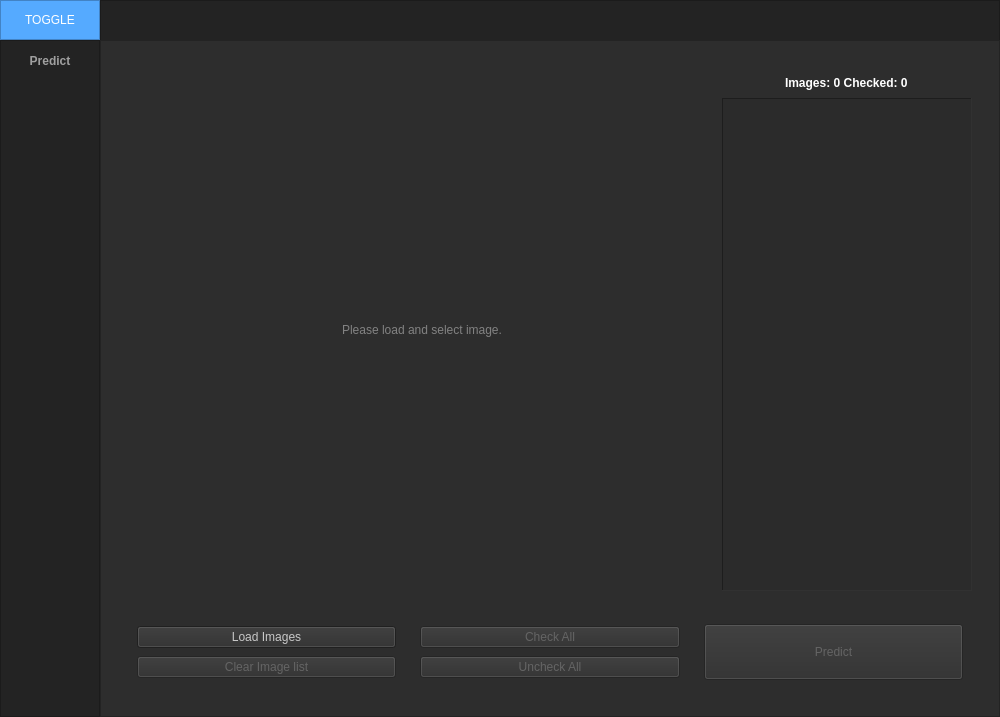
<?xml version="1.0" encoding="UTF-8"?>
<ui version="4.0">
 <class>MainWindow</class>
 <widget class="QMainWindow" name="MainWindow">
  <property name="geometry">
   <rect>
    <x>0</x>
    <y>0</y>
    <width>1000</width>
    <height>717</height>
   </rect>
  </property>
  <property name="minimumSize">
   <size>
    <width>1000</width>
    <height>500</height>
   </size>
  </property>
  <property name="windowTitle">
   <string>FractureArea</string>
  </property>
  <property name="styleSheet">
   <string notr="true">background-color: rgb(45, 45, 45);</string>
  </property>
  <widget class="QWidget" name="centralwidget">
   <layout class="QVBoxLayout" name="verticalLayout">
    <property name="spacing">
     <number>0</number>
    </property>
    <property name="leftMargin">
     <number>0</number>
    </property>
    <property name="topMargin">
     <number>0</number>
    </property>
    <property name="rightMargin">
     <number>0</number>
    </property>
    <property name="bottomMargin">
     <number>0</number>
    </property>
    <item>
     <widget class="QFrame" name="Top_Bar">
      <property name="maximumSize">
       <size>
        <width>16777215</width>
        <height>40</height>
       </size>
      </property>
      <property name="styleSheet">
       <string notr="true">background-color: rgb(35, 35, 35);</string>
      </property>
      <property name="frameShape">
       <enum>QFrame::NoFrame</enum>
      </property>
      <property name="frameShadow">
       <enum>QFrame::Raised</enum>
      </property>
      <layout class="QHBoxLayout" name="horizontalLayout">
       <property name="spacing">
        <number>0</number>
       </property>
       <property name="leftMargin">
        <number>0</number>
       </property>
       <property name="topMargin">
        <number>0</number>
       </property>
       <property name="rightMargin">
        <number>0</number>
       </property>
       <property name="bottomMargin">
        <number>0</number>
       </property>
       <item>
        <widget class="QFrame" name="frame_toggle">
         <property name="maximumSize">
          <size>
           <width>100</width>
           <height>40</height>
          </size>
         </property>
         <property name="styleSheet">
          <string notr="true">background-color: rgb(85, 170, 255);</string>
         </property>
         <property name="frameShape">
          <enum>QFrame::StyledPanel</enum>
         </property>
         <property name="frameShadow">
          <enum>QFrame::Raised</enum>
         </property>
         <layout class="QVBoxLayout" name="verticalLayout_2">
          <property name="spacing">
           <number>0</number>
          </property>
          <property name="leftMargin">
           <number>0</number>
          </property>
          <property name="topMargin">
           <number>0</number>
          </property>
          <property name="rightMargin">
           <number>0</number>
          </property>
          <property name="bottomMargin">
           <number>0</number>
          </property>
          <item>
           <widget class="QPushButton" name="btn_Toggle">
            <property name="sizePolicy">
             <sizepolicy hsizetype="Expanding" vsizetype="Expanding">
              <horstretch>0</horstretch>
              <verstretch>0</verstretch>
             </sizepolicy>
            </property>
            <property name="styleSheet">
             <string notr="true">color: rgb(255, 255, 255);
border: 0px solid;</string>
            </property>
            <property name="text">
             <string>TOGGLE</string>
            </property>
           </widget>
          </item>
         </layout>
        </widget>
       </item>
       <item>
        <widget class="QFrame" name="frame_top">
         <property name="minimumSize">
          <size>
           <width>0</width>
           <height>70</height>
          </size>
         </property>
         <property name="frameShape">
          <enum>QFrame::StyledPanel</enum>
         </property>
         <property name="frameShadow">
          <enum>QFrame::Raised</enum>
         </property>
        </widget>
       </item>
      </layout>
     </widget>
    </item>
    <item>
     <widget class="QFrame" name="Content">
      <property name="frameShape">
       <enum>QFrame::NoFrame</enum>
      </property>
      <property name="frameShadow">
       <enum>QFrame::Raised</enum>
      </property>
      <layout class="QHBoxLayout" name="horizontalLayout_2">
       <property name="spacing">
        <number>0</number>
       </property>
       <property name="leftMargin">
        <number>0</number>
       </property>
       <property name="topMargin">
        <number>0</number>
       </property>
       <property name="rightMargin">
        <number>0</number>
       </property>
       <property name="bottomMargin">
        <number>0</number>
       </property>
       <item>
        <widget class="QFrame" name="frame_left_menu">
         <property name="minimumSize">
          <size>
           <width>100</width>
           <height>0</height>
          </size>
         </property>
         <property name="maximumSize">
          <size>
           <width>70</width>
           <height>16777215</height>
          </size>
         </property>
         <property name="styleSheet">
          <string notr="true">background-color: rgb(35, 35, 35);</string>
         </property>
         <property name="frameShape">
          <enum>QFrame::StyledPanel</enum>
         </property>
         <property name="frameShadow">
          <enum>QFrame::Raised</enum>
         </property>
         <layout class="QVBoxLayout" name="verticalLayout_3">
          <property name="leftMargin">
           <number>0</number>
          </property>
          <property name="topMargin">
           <number>0</number>
          </property>
          <property name="rightMargin">
           <number>0</number>
          </property>
          <property name="bottomMargin">
           <number>0</number>
          </property>
          <item alignment="Qt::AlignTop">
           <widget class="QFrame" name="frame_top_menus">
            <property name="frameShape">
             <enum>QFrame::NoFrame</enum>
            </property>
            <property name="frameShadow">
             <enum>QFrame::Raised</enum>
            </property>
            <layout class="QVBoxLayout" name="verticalLayout_4">
             <property name="spacing">
              <number>0</number>
             </property>
             <property name="leftMargin">
              <number>0</number>
             </property>
             <property name="topMargin">
              <number>0</number>
             </property>
             <property name="rightMargin">
              <number>0</number>
             </property>
             <property name="bottomMargin">
              <number>0</number>
             </property>
             <item>
              <widget class="QPushButton" name="btn_page_predict">
               <property name="minimumSize">
                <size>
                 <width>0</width>
                 <height>40</height>
                </size>
               </property>
               <property name="font">
                <font>
                 <weight>75</weight>
                 <bold>true</bold>
                </font>
               </property>
               <property name="styleSheet">
                <string notr="true">QPushButton {
	color: rgb(160, 160, 160);
	background-color: rgb(35, 35, 35);
	border: 0px solid;
}
QPushButton:hover {
	color: rgb(85, 170, 255);
}
</string>
               </property>
               <property name="text">
                <string>Predict</string>
               </property>
              </widget>
             </item>
            </layout>
           </widget>
          </item>
         </layout>
        </widget>
       </item>
       <item>
        <widget class="QFrame" name="frame_pages">
         <property name="frameShape">
          <enum>QFrame::StyledPanel</enum>
         </property>
         <property name="frameShadow">
          <enum>QFrame::Raised</enum>
         </property>
         <layout class="QVBoxLayout" name="verticalLayout_5">
          <item>
           <widget class="QStackedWidget" name="stackedWidget">
            <property name="currentIndex">
             <number>0</number>
            </property>
            <widget class="QWidget" name="main_page_predict">
             <layout class="QVBoxLayout" name="verticalLayout_7">
              <item>
               <widget class="QFrame" name="frame_main_page_predict">
                <property name="frameShape">
                 <enum>QFrame::NoFrame</enum>
                </property>
                <property name="frameShadow">
                 <enum>QFrame::Raised</enum>
                </property>
                <layout class="QHBoxLayout" name="horizontalLayout_3">
                 <item>
                  <widget class="QFrame" name="frame_main_page_predict_picture">
                   <property name="minimumSize">
                    <size>
                     <width>2</width>
                     <height>0</height>
                    </size>
                   </property>
                   <property name="frameShape">
                    <enum>QFrame::NoFrame</enum>
                   </property>
                   <property name="frameShadow">
                    <enum>QFrame::Raised</enum>
                   </property>
                   <layout class="QGridLayout" name="gridLayout">
                    <item row="0" column="0" alignment="Qt::AlignHCenter">
                     <widget class="QLabel" name="label_selected_picture">
                      <property name="styleSheet">
                       <string notr="true">QLabel {color: rgb(130, 130, 130)}</string>
                      </property>
                      <property name="text">
                       <string>Please load and select image.</string>
                      </property>
                      <property name="scaledContents">
                       <bool>true</bool>
                      </property>
                     </widget>
                    </item>
                   </layout>
                  </widget>
                 </item>
                 <item>
                  <widget class="QFrame" name="frame_main_page_predict_frame_list">
                   <property name="minimumSize">
                    <size>
                     <width>250</width>
                     <height>0</height>
                    </size>
                   </property>
                   <property name="maximumSize">
                    <size>
                     <width>250</width>
                     <height>16777215</height>
                    </size>
                   </property>
                   <property name="frameShape">
                    <enum>QFrame::NoFrame</enum>
                   </property>
                   <property name="frameShadow">
                    <enum>QFrame::Raised</enum>
                   </property>
                   <property name="lineWidth">
                    <number>0</number>
                   </property>
                   <layout class="QVBoxLayout" name="verticalLayout_11">
                    <property name="spacing">
                     <number>0</number>
                    </property>
                    <property name="leftMargin">
                     <number>0</number>
                    </property>
                    <property name="topMargin">
                     <number>0</number>
                    </property>
                    <property name="rightMargin">
                     <number>0</number>
                    </property>
                    <property name="bottomMargin">
                     <number>0</number>
                    </property>
                    <item alignment="Qt::AlignHCenter">
                     <widget class="QLabel" name="label_images">
                      <property name="minimumSize">
                       <size>
                        <width>0</width>
                        <height>30</height>
                       </size>
                      </property>
                      <property name="font">
                       <font>
                        <weight>75</weight>
                        <italic>false</italic>
                        <bold>true</bold>
                        <underline>false</underline>
                        <strikeout>false</strikeout>
                        <kerning>true</kerning>
                       </font>
                      </property>
                      <property name="styleSheet">
                       <string notr="true">QLabel {color: rgb(255, 255, 255)}</string>
                      </property>
                      <property name="text">
                       <string>Images: 0 Checked: 0</string>
                      </property>
                     </widget>
                    </item>
                    <item>
                     <widget class="QListWidget" name="images_import_list">
                      <property name="minimumSize">
                       <size>
                        <width>150</width>
                        <height>0</height>
                       </size>
                      </property>
                      <property name="styleSheet">
                       <string notr="true">background-color: rgb(43, 43, 43);</string>
                      </property>
                      <property name="frameShape">
                       <enum>QFrame::Panel</enum>
                      </property>
                      <property name="frameShadow">
                       <enum>QFrame::Sunken</enum>
                      </property>
                      <property name="lineWidth">
                       <number>1</number>
                      </property>
                      <property name="midLineWidth">
                       <number>0</number>
                      </property>
                      <property name="showDropIndicator" stdset="0">
                       <bool>true</bool>
                      </property>
                      <property name="dragEnabled">
                       <bool>false</bool>
                      </property>
                     </widget>
                    </item>
                   </layout>
                  </widget>
                 </item>
                </layout>
               </widget>
              </item>
              <item>
               <widget class="QFrame" name="frame_pages_buttons">
                <property name="maximumSize">
                 <size>
                  <width>16777215</width>
                  <height>150</height>
                 </size>
                </property>
                <property name="frameShape">
                 <enum>QFrame::NoFrame</enum>
                </property>
                <property name="frameShadow">
                 <enum>QFrame::Raised</enum>
                </property>
                <layout class="QHBoxLayout" name="horizontalLayout_8">
                 <item>
                  <widget class="QFrame" name="frame_pages_buttons_load_clear_images">
                   <property name="frameShape">
                    <enum>QFrame::NoFrame</enum>
                   </property>
                   <property name="frameShadow">
                    <enum>QFrame::Raised</enum>
                   </property>
                   <layout class="QVBoxLayout" name="verticalLayout_10">
                    <property name="spacing">
                     <number>6</number>
                    </property>
                    <property name="leftMargin">
                     <number>9</number>
                    </property>
                    <property name="topMargin">
                     <number>9</number>
                    </property>
                    <property name="rightMargin">
                     <number>9</number>
                    </property>
                    <property name="bottomMargin">
                     <number>9</number>
                    </property>
                    <item>
                     <widget class="QPushButton" name="btn_load_images">
                      <property name="cursor">
                       <cursorShape>PointingHandCursor</cursorShape>
                      </property>
                      <property name="layoutDirection">
                       <enum>Qt::LeftToRight</enum>
                      </property>
                      <property name="autoFillBackground">
                       <bool>false</bool>
                      </property>
                      <property name="styleSheet">
                       <string notr="true">QPushButton {
	color: rgb(200, 200, 200);
}
QPushButton:hover {
	color: rgb(85, 170, 255);
}</string>
                      </property>
                      <property name="text">
                       <string>Load Images</string>
                      </property>
                      <property name="autoDefault">
                       <bool>false</bool>
                      </property>
                      <property name="default">
                       <bool>false</bool>
                      </property>
                      <property name="flat">
                       <bool>false</bool>
                      </property>
                     </widget>
                    </item>
                    <item>
                     <widget class="QPushButton" name="btn_clear_images">
                      <property name="enabled">
                       <bool>false</bool>
                      </property>
                      <property name="font">
                       <font>
                        <weight>50</weight>
                        <bold>false</bold>
                       </font>
                      </property>
                      <property name="cursor">
                       <cursorShape>PointingHandCursor</cursorShape>
                      </property>
                      <property name="toolTip">
                       <string/>
                      </property>
                      <property name="statusTip">
                       <string/>
                      </property>
                      <property name="styleSheet">
                       <string notr="true">QPushButton {
	color: rgb(100, 100, 100);
}
QPushButton:hover {
	color: rgb(85, 170, 255);
}</string>
                      </property>
                      <property name="text">
                       <string>Clear Image list</string>
                      </property>
                     </widget>
                    </item>
                   </layout>
                  </widget>
                 </item>
                 <item>
                  <widget class="QFrame" name="frame_pages_buttons_check_uncheck_images">
                   <property name="frameShape">
                    <enum>QFrame::NoFrame</enum>
                   </property>
                   <property name="frameShadow">
                    <enum>QFrame::Raised</enum>
                   </property>
                   <layout class="QVBoxLayout" name="verticalLayout_12">
                    <item>
                     <widget class="QPushButton" name="btn_check_all">
                      <property name="enabled">
                       <bool>false</bool>
                      </property>
                      <property name="styleSheet">
                       <string notr="true">QPushButton {
	color: rgb(100, 100, 100);
}
QPushButton:hover {
	color: rgb(85, 170, 255);
}</string>
                      </property>
                      <property name="text">
                       <string>Check All</string>
                      </property>
                     </widget>
                    </item>
                    <item>
                     <widget class="QPushButton" name="btn_uncheck_all">
                      <property name="enabled">
                       <bool>false</bool>
                      </property>
                      <property name="styleSheet">
                       <string notr="true">QPushButton {
	color: rgb(100, 100, 100);
}
QPushButton:hover {
	color: rgb(85, 170, 255);
}</string>
                      </property>
                      <property name="text">
                       <string>Uncheck All</string>
                      </property>
                     </widget>
                    </item>
                   </layout>
                  </widget>
                 </item>
                 <item>
                  <widget class="QFrame" name="frame_pages_buttons_predict_button">
                   <property name="frameShape">
                    <enum>QFrame::NoFrame</enum>
                   </property>
                   <property name="frameShadow">
                    <enum>QFrame::Raised</enum>
                   </property>
                   <layout class="QVBoxLayout" name="verticalLayout_13">
                    <item>
                     <widget class="QPushButton" name="btn_predict">
                      <property name="enabled">
                       <bool>false</bool>
                      </property>
                      <property name="minimumSize">
                       <size>
                        <width>0</width>
                        <height>56</height>
                       </size>
                      </property>
                      <property name="styleSheet">
                       <string notr="true">QPushButton {
	color: rgb(100, 100, 100);
}
QPushButton:hover {
	color: rgb(85, 170, 255);
}</string>
                      </property>
                      <property name="text">
                       <string>Predict</string>
                      </property>
                     </widget>
                    </item>
                   </layout>
                  </widget>
                 </item>
                </layout>
               </widget>
              </item>
             </layout>
            </widget>
            <widget class="QWidget" name="page_2">
             <layout class="QVBoxLayout" name="verticalLayout_6">
              <item>
               <widget class="QFrame" name="frame_2">
                <property name="frameShape">
                 <enum>QFrame::NoFrame</enum>
                </property>
                <property name="frameShadow">
                 <enum>QFrame::Sunken</enum>
                </property>
                <layout class="QHBoxLayout" name="horizontalLayout_6">
                 <item>
                  <widget class="QFrame" name="frame_3">
                   <property name="frameShape">
                    <enum>QFrame::NoFrame</enum>
                   </property>
                   <property name="frameShadow">
                    <enum>QFrame::Raised</enum>
                   </property>
                   <layout class="QGridLayout" name="gridLayout_4">
                    <property name="leftMargin">
                     <number>0</number>
                    </property>
                    <property name="topMargin">
                     <number>0</number>
                    </property>
                    <property name="rightMargin">
                     <number>0</number>
                    </property>
                    <property name="bottomMargin">
                     <number>0</number>
                    </property>
                    <property name="horizontalSpacing">
                     <number>4</number>
                    </property>
                    <property name="verticalSpacing">
                     <number>0</number>
                    </property>
                    <item row="0" column="0" alignment="Qt::AlignHCenter|Qt::AlignVCenter">
                     <widget class="QLabel" name="label_selected_picture_4">
                      <property name="styleSheet">
                       <string notr="true">QLabel {color: rgb(130, 130, 130)}</string>
                      </property>
                      <property name="text">
                       <string/>
                      </property>
                      <property name="scaledContents">
                       <bool>true</bool>
                      </property>
                     </widget>
                    </item>
                   </layout>
                  </widget>
                 </item>
                 <item>
                  <widget class="QFrame" name="frame_4">
                   <property name="minimumSize">
                    <size>
                     <width>250</width>
                     <height>0</height>
                    </size>
                   </property>
                   <property name="maximumSize">
                    <size>
                     <width>250</width>
                     <height>16777215</height>
                    </size>
                   </property>
                   <property name="frameShape">
                    <enum>QFrame::NoFrame</enum>
                   </property>
                   <property name="frameShadow">
                    <enum>QFrame::Raised</enum>
                   </property>
                   <layout class="QVBoxLayout" name="verticalLayout_9">
                    <property name="spacing">
                     <number>0</number>
                    </property>
                    <property name="leftMargin">
                     <number>0</number>
                    </property>
                    <property name="topMargin">
                     <number>0</number>
                    </property>
                    <property name="rightMargin">
                     <number>0</number>
                    </property>
                    <property name="bottomMargin">
                     <number>0</number>
                    </property>
                   </layout>
                  </widget>
                 </item>
                </layout>
               </widget>
              </item>
              <item>
               <widget class="QFrame" name="frame">
                <property name="maximumSize">
                 <size>
                  <width>16777215</width>
                  <height>50</height>
                 </size>
                </property>
                <property name="frameShape">
                 <enum>QFrame::NoFrame</enum>
                </property>
                <property name="frameShadow">
                 <enum>QFrame::Raised</enum>
                </property>
                <layout class="QHBoxLayout" name="horizontalLayout_5">
                 <item>
                  <widget class="QPushButton" name="btn_clear_images_2">
                   <property name="enabled">
                    <bool>false</bool>
                   </property>
                   <property name="font">
                    <font>
                     <weight>50</weight>
                     <bold>false</bold>
                    </font>
                   </property>
                   <property name="cursor">
                    <cursorShape>PointingHandCursor</cursorShape>
                   </property>
                   <property name="toolTip">
                    <string/>
                   </property>
                   <property name="statusTip">
                    <string/>
                   </property>
                   <property name="styleSheet">
                    <string notr="true">QPushButton {
	color: rgb(100, 100, 100);
}
QPushButton:hover {
	color: rgb(85, 170, 255);
}</string>
                   </property>
                   <property name="text">
                    <string>Check All</string>
                   </property>
                  </widget>
                 </item>
                 <item>
                  <widget class="QPushButton" name="btn_load_images_2">
                   <property name="enabled">
                    <bool>false</bool>
                   </property>
                   <property name="cursor">
                    <cursorShape>PointingHandCursor</cursorShape>
                   </property>
                   <property name="layoutDirection">
                    <enum>Qt::LeftToRight</enum>
                   </property>
                   <property name="autoFillBackground">
                    <bool>false</bool>
                   </property>
                   <property name="styleSheet">
                    <string notr="true">QPushButton {
	color: rgb(100, 100, 100);
}
QPushButton:hover {
	color: rgb(85, 170, 255);
}</string>
                   </property>
                   <property name="text">
                    <string>Uncheck All</string>
                   </property>
                   <property name="autoDefault">
                    <bool>false</bool>
                   </property>
                   <property name="default">
                    <bool>false</bool>
                   </property>
                   <property name="flat">
                    <bool>false</bool>
                   </property>
                  </widget>
                 </item>
                 <item>
                  <widget class="QPushButton" name="pushButton">
                   <property name="enabled">
                    <bool>false</bool>
                   </property>
                   <property name="styleSheet">
                    <string notr="true">QPushButton {
	color: rgb(100, 100, 100);
}
QPushButton:hover {
	color: rgb(85, 170, 255);
}</string>
                   </property>
                   <property name="text">
                    <string>Predict</string>
                   </property>
                  </widget>
                 </item>
                </layout>
               </widget>
              </item>
             </layout>
            </widget>
            <widget class="QWidget" name="page_3">
             <layout class="QVBoxLayout" name="verticalLayout_8">
              <item>
               <widget class="QLabel" name="label">
                <property name="font">
                 <font>
                  <pointsize>40</pointsize>
                 </font>
                </property>
                <property name="styleSheet">
                 <string notr="true">color: #FFF;</string>
                </property>
                <property name="text">
                 <string>PAGE 3</string>
                </property>
                <property name="alignment">
                 <set>Qt::AlignCenter</set>
                </property>
               </widget>
              </item>
             </layout>
            </widget>
           </widget>
          </item>
         </layout>
        </widget>
       </item>
      </layout>
     </widget>
    </item>
   </layout>
  </widget>
 </widget>
 <resources/>
 <connections/>
</ui>
